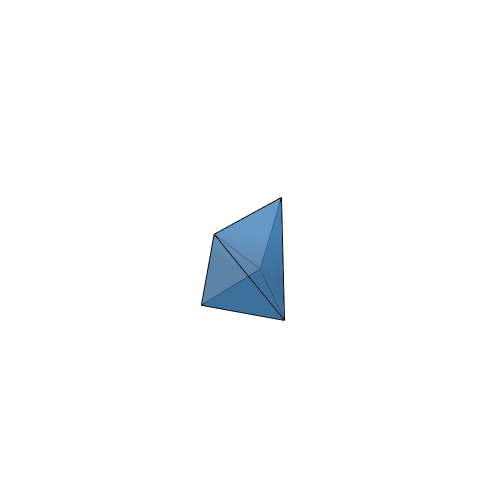

Write notebook code for a chart like this one.
### Code cell
# embeddingplan: [[[1, 2, 5], [], []], [[3], [1], [2, 5]], [[4], [], [3, 5, 1]], [[6], [], [1, 2, 3, 4]]]
step2 = Polyhedron(facets = [[0,1,2].+1, [3,1,2].+1,[4,0,2].+1, [4,3,2].+1], edges = [[0,1].+1, [1,2].+1, [0,2].+1, [3,2].+1, [3,1].+1, [3,0].+1, [4,0].+1, [4,3].+1, [4,2].+1], verts=[cg16[1][1], cg16[1][2], cg16[1][5], cg16[1][3], cg16[1][4]])
plot(step2,width = width, height = height, opacity = 0.8, edgecolors=[RGB(0,0,0), RGB(0,0,0), RGB(0,0,0), RGB(0,0,0), RGB(0,0,0), RGB(1,0,0), RGB(0,0,0), RGB(0,0,0), RGB(0,0,0)])

### Figure 1 — Plotly figure (JSON) as saved in the notebook; plotly's stock layout.template omitted (floating-point values rounded to 4 significant figures)
{"data": [{"facecolor": ["#407FB7", "#407FB7", "#407FB7", "#407FB7"], "i": [0, 2, 4, 2], "j": [1, 1, 0, 3], "k": [2, 3, 2, 4], "opacity": 0.8, "type": "mesh3d", "x": [0, 2, 1, 0.5625, -0.6322], "y": [0, 0, 1.732, -1.119, 0.07635], "z": [0, 0, 0, 0.826, 1.896]}, {"line": {"color": "#000000"}, "mode": "lines", "type": "scatter3d", "x": [0, 2], "y": [0, 0], "z": [0, 0]}, {"line": {"color": "#000000"}, "mode": "lines", "type": "scatter3d", "x": [2, 1], "y": [0, 1.732], "z": [0, 0]}, {"line": {"color": "#000000"}, "mode": "lines", "type": "scatter3d", "x": [0, 1], "y": [0, 1.732], "z": [0, 0]}, {"line": {"color": "#000000"}, "mode": "lines", "type": "scatter3d", "x": [0.5625, 1], "y": [-1.119, 1.732], "z": [0.826, 0]}, {"line": {"color": "#000000"}, "mode": "lines", "type": "scatter3d", "x": [0.5625, 2], "y": [-1.119, 0], "z": [0.826, 0]}, {"line": {"color": "#FF0000"}, "mode": "lines", "type": "scatter3d", "x": [0.5625, 0], "y": [-1.119, 0], "z": [0.826, 0]}, {"line": {"color": "#000000"}, "mode": "lines", "type": "scatter3d", "x": [-0.6322, 0], "y": [0.07635, 0], "z": [1.896, 0]}, {"line": {"color": "#000000"}, "mode": "lines", "type": "scatter3d", "x": [-0.6322, 0.5625], "y": [0.07635, -1.119], "z": [1.896, 0.826]}, {"line": {"color": "#000000"}, "mode": "lines", "type": "scatter3d", "x": [-0.6322, 1], "y": [0.07635, 1.732], "z": [1.896, 0]}], "layout": {"height": 500, "margin": {"b": 50, "l": 50, "r": 50, "t": 60}, "scene": {"aspectmode": "data", "autosize": true, "camera": {"eye": {"x": 2.5, "y": 2.5, "z": 2.5}}, "xaxis": {"showaxeslabels": false, "showbackground": false, "showticklabels": false, "title": {"text": ""}}, "yaxis": {"showaxeslabels": false, "showbackground": false, "showticklabels": false, "title": {"text": ""}}, "zaxis": {"showaxeslabels": false, "showbackground": false, "showticklabels": false, "title": {"text": ""}}}, "showlegend": false, "width": 500}}
